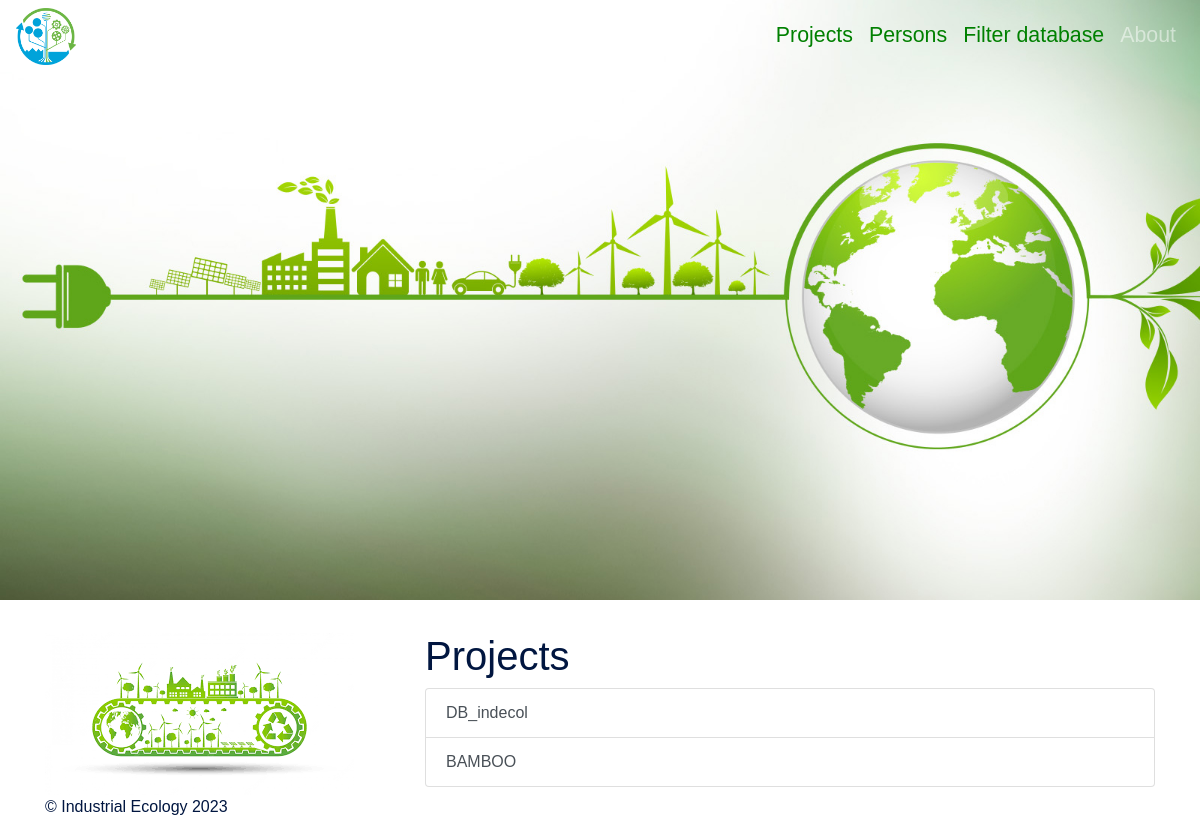
The page /projects/ on the database as committed earlier.
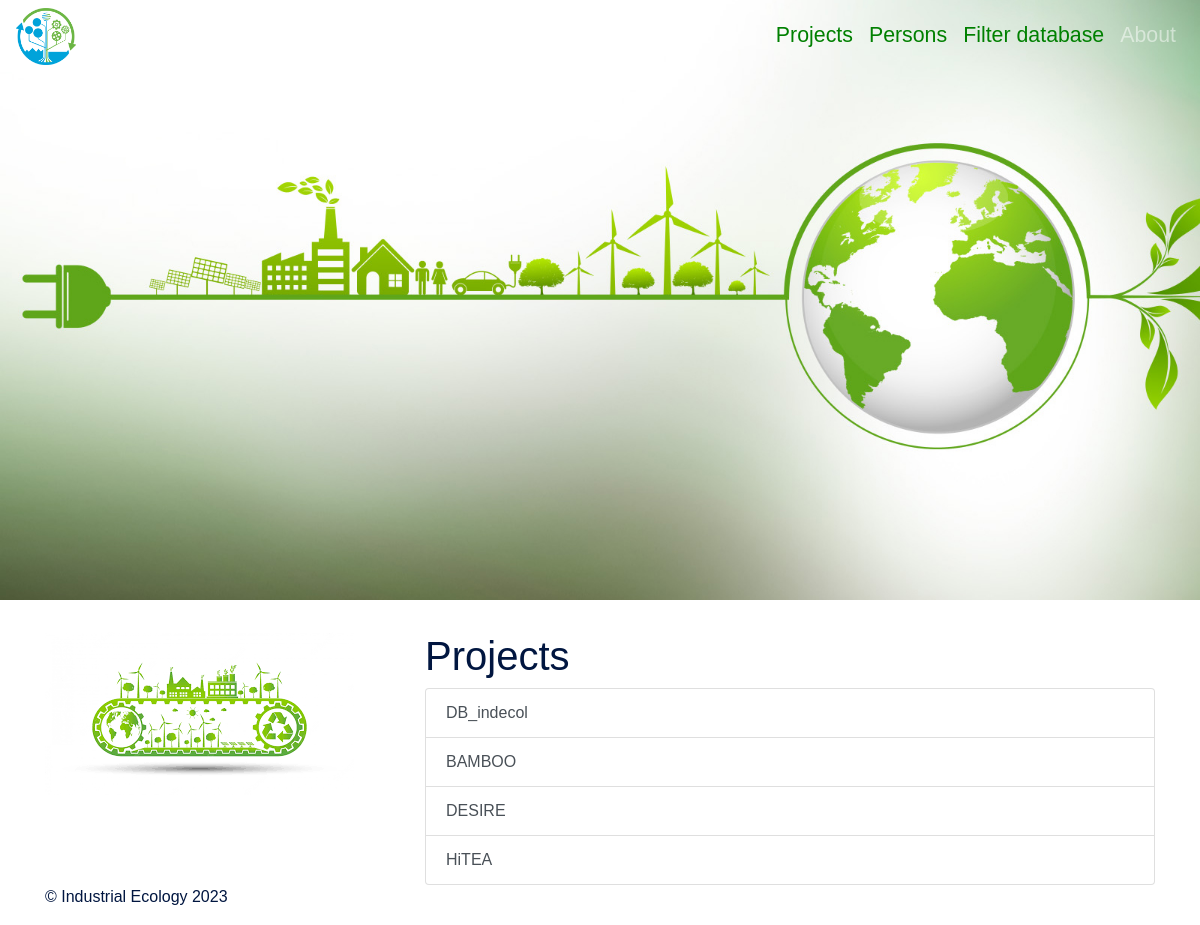
The same page on the database as committed later.
### app_indecol/models.py (models this page shows)
class Project(models.Model):
    project_id = models.CharField(
        unique=True,
        null=False,
        blank=False,
        max_length=50
    )
    name= models.CharField(
        null=False,
        blank=False,
        max_length=200
    )
    description = models.TextField(
        null = False,
        blank= False,
        max_length=2000
    )
    start_date= models.DateField(
        null = False,
        blank=False
    )
    end_date= models.DateField(
        null=True,
        blank = True
    )
    keywords = models.CharField(max_length=100)
    methods = models.CharField(max_length=50)
    type = models.CharField(choices = project_type_choices,
                            max_length=50,
                            default='-')
    persons = models.ManyToManyField(
        Person,
        related_name='persons'
    )
    groups = models.ManyToManyField(
        Group,
        related_name='groups'
    )
    partners = models.ManyToManyField(
        Partner,
        related_name='partners'
    )
    ressources = models.ManyToManyField(
        Ressource, blank=True
    )
    def __str__(self):
        return self.project_id

### app_indecol/views.py (the view)
# urls.py: path('projects/', views.projects, name = 'projects'),
def projects(request):
    all_projects = models.Project.objects.all()
    return render(request,'projects.html',{'projects': all_projects})

### app_indecol/templates/projects.html (shortened to what this page needs)
{% extends 'base.html' %}
{%block content%}
<h1>Projects</h1>
<ul class = "list-group">
{%for project in projects%}
    <a class = "list-group-item list-group-item-action" href = " {% url 'project_details' project.id %}">
        {{project}}
    </a>
{%endfor%}
</ul>
{%endblock content%}

### app_indecol/templates/base.html (shortened to what this page needs)
{% load static %}
<html>
<head>
    <link rel="stylesheet" href="{% static 'res/css/theme.css' %}" />
</head>
<body>
    <nav class="navbar navbar-expand-md navbar-dark fixed-top">
        <img src="{% static 'res/img/industrial-ecology.png' %}" width="60" height="auto" alt="Rocket ship logo" />
        <a class="navbar-brand tk-elevon" href="#">&nbsp; Test database</a>
        <div class="collapse navbar-collapse" id="mainNavbar">
            <ul class="navbar-nav ml-auto">
                <li class="nav-item">
                    <a class="nav-link" style="color:green" href="{% url 'projects' %}">Projects</a>
                </li>
                <li class="nav-item">
                    <a class="nav-link" style="color:green" href="{% url 'persons' %}">Persons</a>
                </li>
                <li class="nav-item">
                    <a class="nav-link"  style="color:green" href="{% url 'bootstrap_form' %}">Filter database</a>
                </li>
                <li class="nav-item">
                    <a class="nav-link"  href="{% url 'about' %}">About</a>
                </li>
            </ul>
        </div>
    </nav>
    <main role="main">
        <div class="jumbotron main-header" style="background-image: url({% static 'res/img/Bandeau.jpg' %}); background-size: cover;">
        </div>
        <div class="container">
            <div class="row">
                <div class="col-md-4">
                    <img class="mr-3 img-fluid" src="{% static 'res/img/system.png' %}" alt="Astronaut looking into space" />
                </div>
                <div class="col-md-8">
                    {% block content %}{% endblock content %}
                </div>
            </div>
        </div>
    </main>
    <footer class="container">
        <p>&copy; Industrial Ecology 2023</p>
    </footer>
</body>
</html>

Rows that differ between the two databases and show on the page:
added Project: project "DESIRE"
added Project: project "HiTEA"
